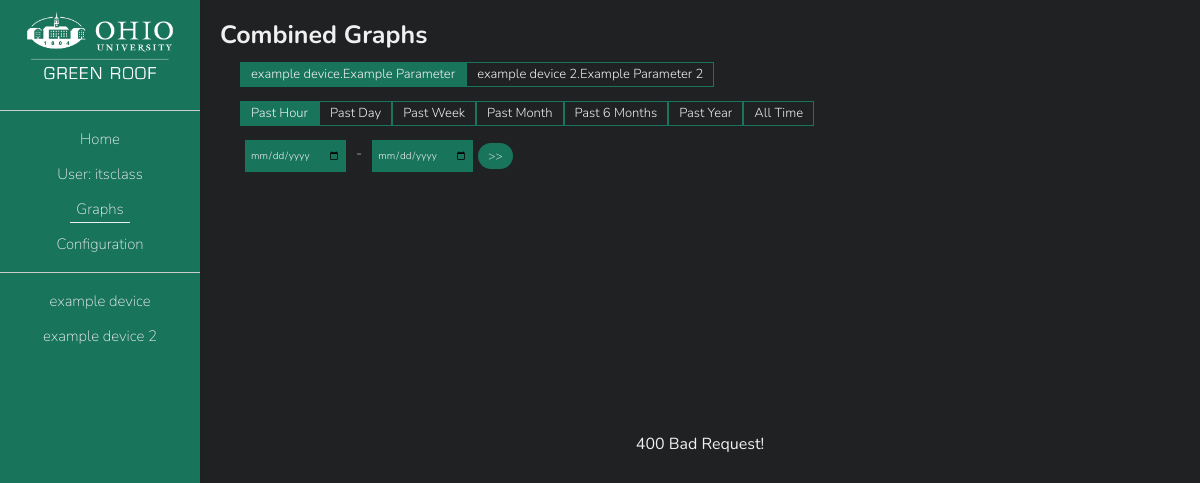
Screenshot of /graph (signed in) with the database file from the repository.
### green_server/models.py (models this page shows, shortened)
class User(db.Model, UserMixin):
    __tablename__ = 'users'
    id = db.Column(db.Integer, primary_key=True)
    public_id = db.Column(db.Integer, unique=True)
    username = db.Column(db.String(50), unique=True, nullable=False)
    password = db.Column(db.String(255), nullable=False, server_default='')
    admin = db.Column(db.Boolean)

class Device(db.Model):
    __tablename__ = 'devices'
    id = db.Column(db.Integer, primary_key=True)
    public_id = db.Column(db.Integer, unique=True, nullable=False)
    name = db.Column(db.String(32), unique=True, nullable=False)
    descr = db.Column(db.String(254), nullable=False)
    collection_method = db.Column(db.String(32), nullable=False)
    parameters = db.relationship('Parameter', backref='device')

class Parameter(db.Model):
    __tablename__ = 'parameters'
    id = db.Column(db.Integer, primary_key=True)
    public_id = db.Column(db.Integer, unique=True, nullable=False)
    name = db.Column(db.String(32), nullable=False)
    descr = db.Column(db.Unicode, nullable=False)
    data_points = db.relationship('DataPoint', backref='parameter')
    device_id = db.Column(db.Integer, db.ForeignKey('devices.id'), nullable=False)

### green_server/main/routes.py (the view)
@main.route('/graph')
@login_required
def graph():
    devices = Device.query.all()
    parameters = Parameter.query.all()
    title = "Combined Graphs"
    return render_template('graph.html', title=title, parameters=parameters, param_length=len(parameters), devices=devices)

### green_server/models.py (called while the page is built)
@login_manager.user_loader
def load_user(user_id):
    return User.query.get(int(user_id))

### green_server/templates/graph.html (shortened to what this page needs)
{% extends "base.html" %}
{% block body %}
    <div class="content-container">
        <h2>{{ title }}</h2>
        <div class="parameter-selection">
            {% for i in range(0, param_length) %}
            <div class="parameter-item">
                <label for="parameter-{{ parameters[i].public_id }}">{{ parameters[i].device.name }}.{{ parameters[i].name }}</label>
            </div>
            {% endfor %}
        </div>
        <div class="time-selection">
            <div class="time-item">
                <label for="hour">Past Hour</label>
            </div>
            <div class="time-item">
                <label for="day">Past Day</label>
            </div>
            <div class="time-item">
                <label for="week">Past Week</label>
            </div>
            <div class="time-item">
                <label for="month">Past Month</label>
            </div>
            <div class="time-item">
                <label for="sixMonth">Past 6 Months</label>
            </div>
            <div class="time-item">
                <label for="year">Past Year</label>
            </div>
            <div class="time-item">
                <label for="allTime">All Time</label>
            </div>
        </div>
        <div class="time-selection">
            <input type="date" id="start-data">
            <p class="divider">-</p>
            <input type="date" id="end-data">
            <button id="custom-data-time">>></button>
        </div>
    </div>
    <div id="chartContainer"></div>
{% endblock %}

### green_server/templates/includes/_navbar.html (shortened to what this page needs)
<nav>
    <a href="{{ url_for('main.home') }}">
        <img id="logo" src="{{ url_for('static', filename='img/logo.png') }}" alt="OU Logo">
    </a>
    <div class="nav-container">
        <ul id='nav-links'>
            <hr class="nav-divide">
            <li>
                <a href="{{ url_for('main.home') }}" class="nav-link">Home</a>
            </li>
            {% if current_user.is_authenticated %}
                <li>
                    <a href="{{ url_for('main.account') }}" class="nav-link">User: {{ current_user.username }}</a>
                </li>
            {% else %}
                <li>
                    <a href="{{ url_for('main.login') }}" class="nav-link">Login</a>
                </li>
            {% endif %}
            <li>
                <a href="{{ url_for('main.graph') }}" class="nav-link">Graphs</a>
            </li>
            {% if current_user.admin %}
            <li>
                <a href="{{ url_for('settings.configuration') }}" class="nav-link">Configuration</a>
            </li>
            {% endif %}
            <hr class="nav-divide">
            {% for dev in devices %}
                <li>
                    <a href="{{ url_for('main.latest_data', device_id=dev.public_id) }}" class="nav-link">{{ dev.name }}</a>
                </li>
            {% endfor %}
        </ul>
    </div>
</nav>

### green_server/static/css/navStyle.css (style rules this page uses)
nav { position: fixed; z-index: 3; width: 200px; height: 100vh; text-align: center; background-color: var(--green, green); box-shadow: 0px 0px 2px var(--dark, black); }
#logo { width: 150px; margin: 10px 0px; height: auto; transition: .2s ease; }
#nav-links li { font-size: 15px; line-height: 35px; }
.nav-link { font-size: 15px; line-height: 15px; padding: 3px 6px; color: var(--white, white); transition: .2s ease; }
.nav-link-active { color: var(--white, white); border-radius: 0px; border-bottom: 1px solid; }
.nav-divide { margin: 10px 0px; }

### green_server/static/css/mainStyle.css (style rules this page uses)
:root { --dark: rgb(32, 33, 35); --green: rgb(24, 116, 90); --white: rgb(240, 240, 240); --red: rgb(229, 99, 99); }
input, button { font-family: 'Nunito', sans-serif; }
body { font-family: 'Nunito', sans-serif; background-color: var(--dark, black); color: var(--white); }
h2 { font-size: 25px; line-height: 30px; }
a { color: var(--white, white); font-weight: 200; text-decoration: none; }
p { font-weight: 200; font-size: 15px; line-height: 25px; }
button { border: none; padding: 5px 10px; font-weight: 100; font-size: 12px; border-radius: 20px; color: var(--white, white); background-color: var(--green, green); cursor: pointer; margin: 5px 0px; }
input[type=date] { margin: 2px 5px; font-weight: 300; font-size: 10px; padding: 5px; color: var(--white, white); border: none; background-color: var(--green, green); }
.content-container { margin: 20px; }
#chartContainer { margin: 20px 30px; max-width: 2000px; height: 500px; }
.time-selection, .parameter-selection { display: flex; flex-direction: row; flex-wrap: wrap; margin: 10px 20px; }
.selector[type=radio]:checked + label { background-image: none; background-color:var(--green, green); }
.selector[type=checkbox]:checked + label { background-image: none; background-color:var(--green, green); }
.time-item, .parameter-item { width: auto; border: 1px solid var(--green, green); margin: 2px 0px; }
.time-item label, .parameter-item label { display: table-cell; padding: 5px 10px; font-size: 13px; font-weight: 300; background-color: var(--dark, black); cursor: pointer; transition: .1s ease; }
.divider { margin: 3px 5px; }

### rows the page displays
User: username "itsclass"
Device: name "example device", name "example device"
Device: name "example device 2", name "example device 2"
Parameter: name "Example Parameter"
Parameter: name "Example Parameter 2"

### other values shown
{{ title }} "Combined Graphs"
